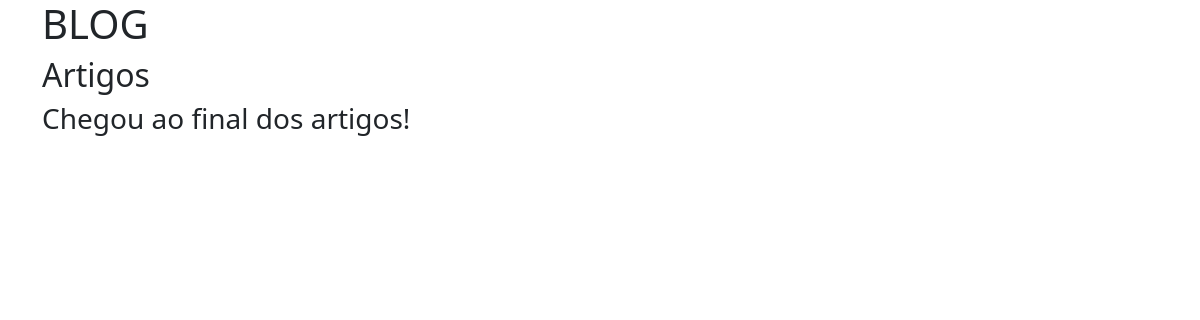
/, run on an earlier commit of the app's database.
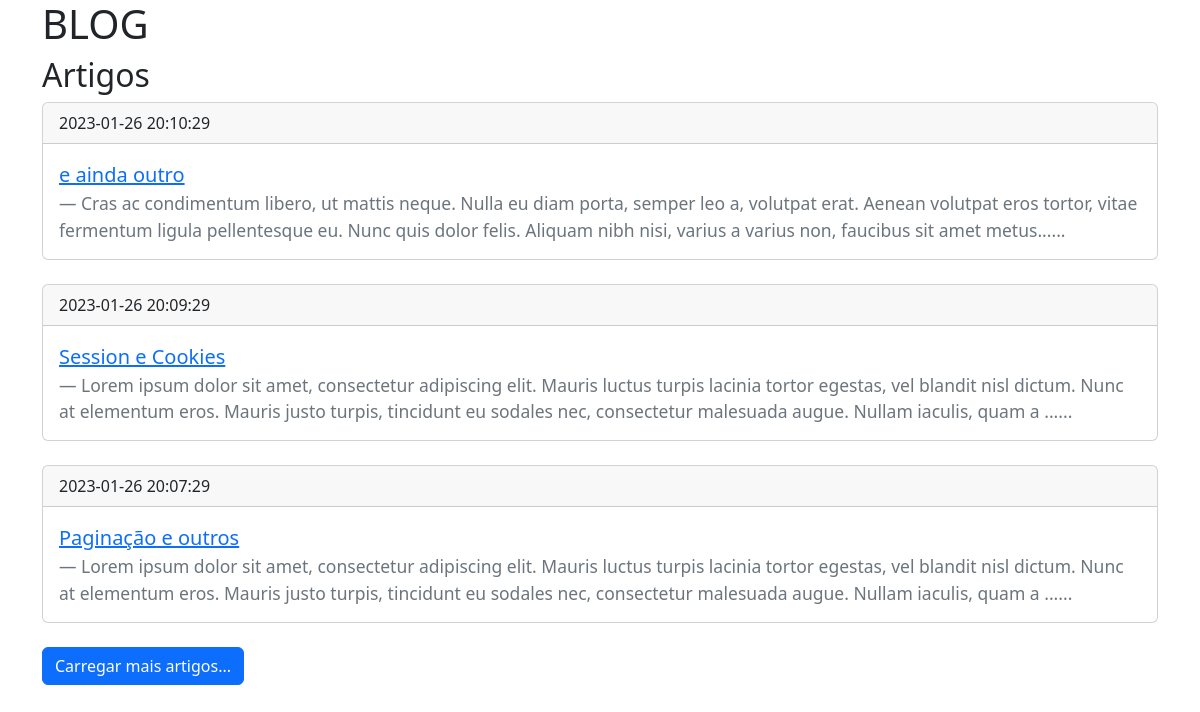
And on a later commit of the database.
### tables this page shows
CREATE TABLE `artigos` (
  `idArtigo` int NOT NULL,
  `tituloArtigo` varchar(250) NOT NULL,
  `textoArtigo` text NOT NULL,
  `dataArtigo` timestamp NOT NULL DEFAULT CURRENT_TIMESTAMP
);

### index.php (the view, shortened to what this page needs)
<?php
require_once('connection/connection.php');
$qArtigos = "SELECT idArtigo,tituloArtigo,textoArtigo,dataArtigo FROM artigos ORDER BY dataArtigo DESC LIMIT ?";
$stmtArtigos = $conn->prepare($qArtigos);
if (isset($_GET['numArtigos']) && $_GET['numArtigos'] != "") {
    $numArtigos = $_GET['numArtigos'];
} else {
    $numArtigos = INTERVALO;
}
$stmtArtigos->bind_param('i',$numArtigos);
$stmtArtigos->execute();
$stmtArtigos->store_result();
$totalArtigos = $stmtArtigos->num_rows;
?>
<!DOCTYPE html>
<html lang="en">
<head>
    <link href="https://cdn.jsdelivr.net/npm/bootstrap@5.3.0-alpha1/dist/css/bootstrap.min.css" rel="stylesheet">
</head>
<body>
    <div class="container">
        <h1>BLOG</h1>
        <h2>Artigos</h2>
        <?php
            $stmtArtigos->bind_result($idArtigo,$tituloArtigo,$textoArtigo,$dataArtigo);
            while ($stmtArtigos->fetch()) {
        ?>
            <div class="card">
                <div class="card-header">
                    <?= $dataArtigo ?>
                </div>
                <div class="card-body">
                    <blockquote class="blockquote mb-0">
                        <p><a href="artigos.php?idArtigo=<?= $idArtigo ?>"><?= $tituloArtigo ?></a></p>
                        <footer class="blockquote-footer"><?= substr($textoArtigo,0,250) ?>......</footer>
                    </blockquote>
                </div>
            </div>
            <br>
        <?php } ?>
        <?php
            if ($numArtigos <= $totalArtigos) {
        ?>
        <a href="index.php?numArtigos=<?= $numArtigos+INTERVALO ?>" class="btn btn-primary">Carregar mais artigos...</a>
        <?php } else { echo "<h3>Chegou ao final dos artigos!</h3>"; }?>
    </div>
</body>
</html>

What changed in the data, as far as the page shows it:
added artigos: dataArtigo "2023-01-26 20:10:29", tituloArtigo "e ainda outro", textoArtigo "Cras ac condimentum libero, ut mattis neque. Nulla eu diam porta, semper leo a, volutpat erat. Aenean volutpat eros tortor, vitae fermentum ligula pellentesque eu. Nunc quis dolor felis. Aliquam nibh nisi, varius a varius non, faucibus sit amet metus"
added artigos: dataArtigo "2023-01-26 20:09:29", tituloArtigo "Session e Cookies", textoArtigo "Lorem ipsum dolor sit amet, consectetur adipiscing elit. Mauris luctus turpis lacinia tortor egestas, vel blandit nisl dictum. Nunc at elementum eros. Mauris justo turpis, tincidunt eu sodales nec, consectetur malesuada augue. Nullam iaculis, quam a"
added artigos: dataArtigo "2023-01-26 20:07:29", tituloArtigo "Paginação e outros", textoArtigo "Lorem ipsum dolor sit amet, consectetur adipiscing elit. Mauris luctus turpis lacinia tortor egestas, vel blandit nisl dictum. Nunc at elementum eros. Mauris justo turpis, tincidunt eu sodales nec, consectetur malesuada augue. Nullam iaculis, quam a"
Also different on the page:
text no longer shown: "Chegou ao final dos artigos!"
text now shown: "Carregar mais artigos..."
